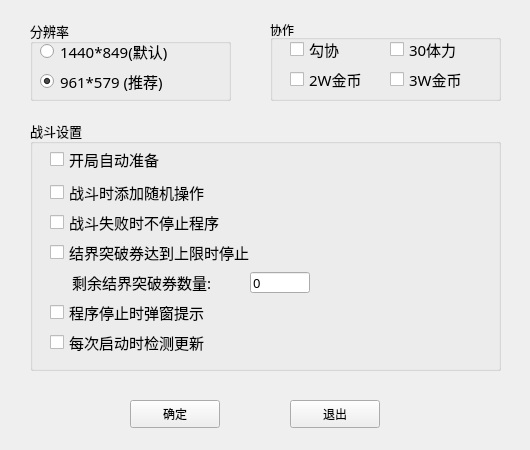
<?xml version="1.0" encoding="UTF-8"?>
<ui version="4.0">
 <class>setting</class>
 <widget class="QWidget" name="setting">
  <property name="geometry">
   <rect>
    <x>0</x>
    <y>0</y>
    <width>530</width>
    <height>450</height>
   </rect>
  </property>
  <property name="windowTitle">
   <string>Form</string>
  </property>
  <widget class="QGroupBox" name="groupBox">
   <property name="geometry">
    <rect>
     <x>30</x>
     <y>20</y>
     <width>201</width>
     <height>81</height>
    </rect>
   </property>
   <property name="font">
    <font>
     <family>宋体</family>
     <pointsize>10</pointsize>
    </font>
   </property>
   <property name="title">
    <string>分辨率</string>
   </property>
   <widget class="QRadioButton" name="resolution1">
    <property name="geometry">
     <rect>
      <x>10</x>
      <y>20</y>
      <width>153</width>
      <height>22</height>
     </rect>
    </property>
    <property name="font">
     <font>
      <family>宋体</family>
      <pointsize>11</pointsize>
     </font>
    </property>
    <property name="text">
     <string>1440*849(默认)</string>
    </property>
    <property name="checkable">
     <bool>true</bool>
    </property>
    <property name="checked">
     <bool>false</bool>
    </property>
   </widget>
   <widget class="QRadioButton" name="resolution2">
    <property name="geometry">
     <rect>
      <x>10</x>
      <y>50</y>
      <width>151</width>
      <height>22</height>
     </rect>
    </property>
    <property name="font">
     <font>
      <family>宋体</family>
      <pointsize>11</pointsize>
     </font>
    </property>
    <property name="text">
     <string>961*579 (推荐)</string>
    </property>
    <property name="checked">
     <bool>true</bool>
    </property>
   </widget>
  </widget>
  <widget class="QGroupBox" name="groupBox_2">
   <property name="geometry">
    <rect>
     <x>30</x>
     <y>120</y>
     <width>471</width>
     <height>251</height>
    </rect>
   </property>
   <property name="font">
    <font>
     <family>宋体</family>
     <pointsize>10</pointsize>
    </font>
   </property>
   <property name="title">
    <string>战斗设置</string>
   </property>
   <widget class="QCheckBox" name="check_addOtherOperations">
    <property name="enabled">
     <bool>true</bool>
    </property>
    <property name="geometry">
     <rect>
      <x>20</x>
      <y>60</y>
      <width>189</width>
      <height>25</height>
     </rect>
    </property>
    <property name="font">
     <font>
      <family>宋体</family>
      <pointsize>11</pointsize>
     </font>
    </property>
    <property name="text">
     <string>战斗时添加随机操作</string>
    </property>
    <property name="checked">
     <bool>false</bool>
    </property>
   </widget>
   <widget class="QLabel" name="label_jiejiePropCount">
    <property name="geometry">
     <rect>
      <x>42</x>
      <y>150</y>
      <width>181</width>
      <height>25</height>
     </rect>
    </property>
    <property name="font">
     <font>
      <family>宋体</family>
      <pointsize>11</pointsize>
     </font>
    </property>
    <property name="text">
     <string>剩余结界突破券数量:</string>
    </property>
   </widget>
   <widget class="QCheckBox" name="check_autoPrepare">
    <property name="geometry">
     <rect>
      <x>20</x>
      <y>30</y>
      <width>151</width>
      <height>19</height>
     </rect>
    </property>
    <property name="font">
     <font>
      <family>宋体</family>
      <pointsize>11</pointsize>
     </font>
    </property>
    <property name="text">
     <string>开局自动准备</string>
    </property>
   </widget>
   <widget class="QCheckBox" name="check_stopWhenFail">
    <property name="geometry">
     <rect>
      <x>20</x>
      <y>90</y>
      <width>211</width>
      <height>25</height>
     </rect>
    </property>
    <property name="font">
     <font>
      <family>宋体</family>
      <pointsize>11</pointsize>
     </font>
    </property>
    <property name="text">
     <string>战斗失败时不停止程序</string>
    </property>
    <property name="checked">
     <bool>false</bool>
    </property>
   </widget>
   <widget class="QLineEdit" name="edit_jiejiePropCount">
    <property name="geometry">
     <rect>
      <x>220</x>
      <y>152</y>
      <width>60</width>
      <height>21</height>
     </rect>
    </property>
    <property name="text">
     <string>0</string>
    </property>
   </widget>
   <widget class="QCheckBox" name="check_popupWhenStop">
    <property name="geometry">
     <rect>
      <x>20</x>
      <y>180</y>
      <width>201</width>
      <height>25</height>
     </rect>
    </property>
    <property name="font">
     <font>
      <family>宋体</family>
      <pointsize>11</pointsize>
     </font>
    </property>
    <property name="text">
     <string>程序停止时弹窗提示</string>
    </property>
   </widget>
   <widget class="QCheckBox" name="check_stopWhenLimit">
    <property name="geometry">
     <rect>
      <x>20</x>
      <y>120</y>
      <width>243</width>
      <height>25</height>
     </rect>
    </property>
    <property name="font">
     <font>
      <family>宋体</family>
      <pointsize>11</pointsize>
     </font>
    </property>
    <property name="text">
     <string>结界突破券达到上限时停止</string>
    </property>
    <property name="checked">
     <bool>false</bool>
    </property>
   </widget>
   <widget class="QCheckBox" name="check_autoUpdate">
    <property name="geometry">
     <rect>
      <x>20</x>
      <y>210</y>
      <width>201</width>
      <height>25</height>
     </rect>
    </property>
    <property name="font">
     <font>
      <family>宋体</family>
      <pointsize>11</pointsize>
     </font>
    </property>
    <property name="text">
     <string>每次启动时检测更新</string>
    </property>
   </widget>
  </widget>
  <widget class="QGroupBox" name="groupBox_3">
   <property name="geometry">
    <rect>
     <x>270</x>
     <y>20</y>
     <width>231</width>
     <height>81</height>
    </rect>
   </property>
   <property name="title">
    <string>协作</string>
   </property>
   <widget class="QCheckBox" name="check_magatama30">
    <property name="geometry">
     <rect>
      <x>20</x>
      <y>20</y>
      <width>91</width>
      <height>19</height>
     </rect>
    </property>
    <property name="font">
     <font>
      <family>宋体</family>
      <pointsize>11</pointsize>
     </font>
    </property>
    <property name="text">
     <string>勾协</string>
    </property>
   </widget>
   <widget class="QCheckBox" name="check_strength30">
    <property name="geometry">
     <rect>
      <x>120</x>
      <y>20</y>
      <width>91</width>
      <height>19</height>
     </rect>
    </property>
    <property name="font">
     <font>
      <family>宋体</family>
      <pointsize>11</pointsize>
     </font>
    </property>
    <property name="text">
     <string>30体力</string>
    </property>
   </widget>
   <widget class="QCheckBox" name="check_gold2w">
    <property name="geometry">
     <rect>
      <x>20</x>
      <y>50</y>
      <width>91</width>
      <height>19</height>
     </rect>
    </property>
    <property name="font">
     <font>
      <family>宋体</family>
      <pointsize>11</pointsize>
     </font>
    </property>
    <property name="text">
     <string>2W金币</string>
    </property>
   </widget>
   <widget class="QCheckBox" name="check_gold3w">
    <property name="geometry">
     <rect>
      <x>120</x>
      <y>50</y>
      <width>91</width>
      <height>19</height>
     </rect>
    </property>
    <property name="font">
     <font>
      <family>宋体</family>
      <pointsize>11</pointsize>
     </font>
    </property>
    <property name="text">
     <string>3W金币</string>
    </property>
   </widget>
  </widget>
  <widget class="QPushButton" name="button_ok">
   <property name="geometry">
    <rect>
     <x>130</x>
     <y>400</y>
     <width>90</width>
     <height>28</height>
    </rect>
   </property>
   <property name="text">
    <string>确定</string>
   </property>
  </widget>
  <widget class="QPushButton" name="button_exit">
   <property name="geometry">
    <rect>
     <x>290</x>
     <y>400</y>
     <width>90</width>
     <height>28</height>
    </rect>
   </property>
   <property name="text">
    <string>退出</string>
   </property>
  </widget>
 </widget>
 <resources/>
 <connections/>
</ui>
